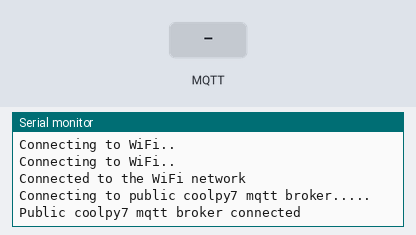
This sketch was run on a simulated ESP8266 (NodeMCU). Parts: the last lines printed to the serial monitor. The test bench sets the inputs (shaded band). WiFi joins after 1.5 s; servers stay silent unless stated; no MQTT or app messages arrive unless stated.

Above: at 2.7 s.
2.8 s: MQTT message "on" arrives on the first subscribed topic
At 3.5 s:
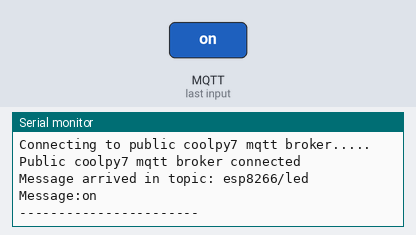
4.3 s: MQTT message "off" arrives on the first subscribed topic
At 4.6 s:
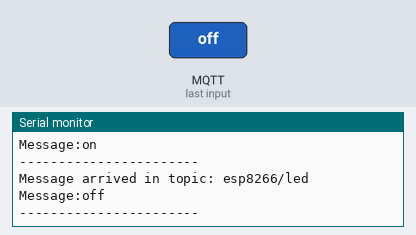
5.8 s: MQTT message "1" arrives on the first subscribed topic
At 7.0 s:
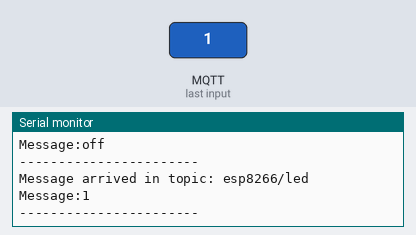

Measured:
- after the input at 2.8 s, the serial monitor: prints a new line at once (image 1)
- after the input at 4.3 s, the serial monitor: prints a new line at once (image 2)
- after the input at 5.8 s, the serial monitor: prints a new line at once (image 3)

The sketch:

esp_mqtt_led.ino
```cpp
#include <ESP8266WiFi.h>
#include <PubSubClient.h>

// GPIO 5 D1
#define LED 5

// WiFi
const char *ssid = "mousse"; // Enter your WiFi name
const char *password = "qweqweqwe";  // Enter WiFi password

// MQTT Broker
const char *mqtt_broker = "iotiot.net";
const char *topic = "esp8266/led";
const char *mqtt_username = "coolpy7";
const char *mqtt_password = "public";
const int mqtt_port = 1883;

WiFiClient espClient;
PubSubClient client(espClient);

void setup() {
    // Set software serial baud to 115200;
    Serial.begin(115200);
    // connecting to a WiFi network
    WiFi.begin(ssid, password);
    while (WiFi.status() != WL_CONNECTED) {
        delay(500);
        Serial.println("Connecting to WiFi..");
    }
    Serial.println("Connected to the WiFi network");
    //connecting to a mqtt broker
    client.setServer(mqtt_broker, mqtt_port);
    client.setCallback(callback);
    while (!client.connected()) {
        String client_id = "esp8266-client-";
        client_id += String(WiFi.macAddress());
        Serial.println("Connecting to public coolpy7 mqtt broker.....");
        if (client.connect(client_id, mqtt_username, mqtt_password)) {
            Serial.println("Public coolpy7 mqtt broker connected");
        } else {
            Serial.print("failed with state ");
            Serial.print(client.state());
            delay(2000);
        }
    }
    // publish and subscribe
    client.publish(topic, "hello coolpy7");
    client.subscribe(topic);
}

void callback(char *topic, byte *payload, unsigned int length) {
    Serial.print("Message arrived in topic: ");
    Serial.println(topic);
    Serial.print("Message:");
    String message;
    for (int i = 0; i < length; i++) {
        message = message + (char) payload[i];  // convert *byte to string
    }
    Serial.print(message);
    if (message == "on") { digitalWrite(LED, LOW); }   // LED on
    if (message == "off") { digitalWrite(LED, HIGH); } // LED off
    Serial.println();
    Serial.println("-----------------------");
}

void loop() {
    client.loop();
}
```
